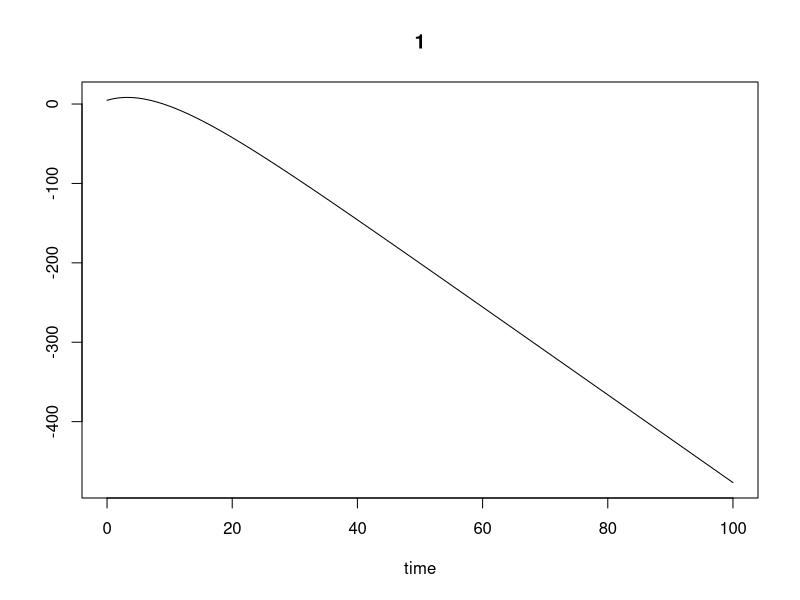

This figure's R source:
## ---- chunk 1
knitr::opts_chunk$set(echo = TRUE)
## ---- chunk 2
#knitr::include_graphics('example.png')
## ---- chunk 3
# Inladen van het deSolve pakket
library(deSolve)
## ---- chunk 4
parameters <- c(Ks_Rm = 2.90, IC50_Rm = 26.2, 
                Kon = 0.00329, KT = 0.63, 
                Kre = 0.57, RF = 0.49, 
                Kd_R = 0.0572, Kd_Rm = 0.612, 
                Ksr = 3.22)

# MPL-complex
DR_N.state <- 0

# Rm0
mRNAr.state <- 4.74

# Medicijn (drug)
D.state <- 0

# R0
R.state <- 267

# Tijd
times <- 0 : 100
## ---- chunk 5
verandering_mRNAr <- function (mRNAr, DR_N, parameters) {
  with(as.list(c(parameters)),{
    DmRNAr_dT <- Ks_Rm * (1 - (DR_N / IC50_Rm)) - Kd_Rm * mRNAr
    return(list(c(DmRNAr_dT)))
  })
}
## ---- chunk 6
verandering_R <- function (mRNAr, DR_N, D, R, parameters) {
  with(as.list(c(parameters)),{
    DR_dt <- Ksr * mRNAr + RF * Kre * DR_N - Kon * D * R - Kd_R * R
    return(list(c(DR_dt)))
  })
}
## ---- chunk 7
verandering_DR <- function (D, R, parameters) {
  with(as.list(c(parameters)),{
    dDR_dt <- Kon * D * R - KT * D * R
    return(list(c(dDR_dt)))
  })
}
## ---- chunk 8
verandering_DR_N <- function (DR, DR_N, parameters) {
  with(as.list(c(parameters)),{
    dDR.N_dt <- KT * DR - Kre * DR_N
    return(list(c(dDR.N_dt)))
  })
}
## ---- chunk 9
test1 <- ode(times = times, y = mRNAr.state, parms = parameters, func = verandering_mRNAr)
plot(test1)
## ---- chunk 10
#plot(out)
#code to generate figures with title, subscripts, legenda etc
